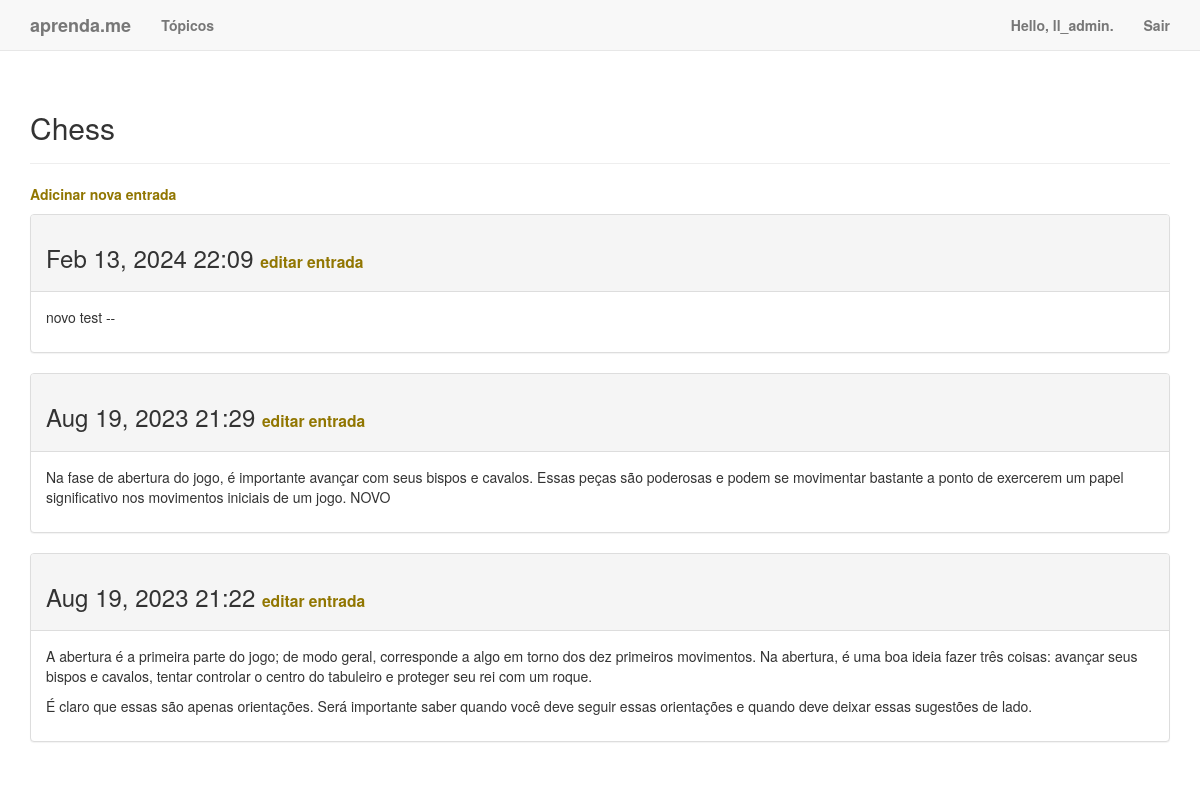
The page /topics/1/ (signed in) on the database its author committed.
### learning_logs/models.py (models this page shows, shortened)
class Topic(models.Model):
    text = models.CharField(max_length=200)
    date_added = models.DateTimeField(auto_now_add=True)
    owner = models.ForeignKey(User, on_delete=models.CASCADE)
    def __str__(self):
        return self.text

class Entry(models.Model):
    topic = models.ForeignKey(Topic, on_delete=models.CASCADE)
    text = models.TextField()
    date_added = models.DateTimeField(auto_now_add=True)
    class Meta:
        verbose_name_plural = 'entries'

### learning_logs/views.py (the view)
# urls.py: path('topics/<int:topic_id>/', views.topic, name='topic'),
@login_required
def topic(request, topic_id):
    check_topic_owner(request, topic_id) #refatoração
    topic = Topic.objects.get(id=topic_id)
    entries = topic.entry_set.order_by('-date_added')
    context = {'topic': topic, 'entries': entries}
    return render(request, 'learning_logs/topic.html', context)

### learning_logs/views.py (called while the page is built)
def check_topic_owner(request, topic_id): # função de refatoração
    topic = get_object_or_404(Topic, id=topic_id)
    if topic.owner != request.user:
        raise Http404

### learning_logs/templates/learning_logs/topic.html
{% extends 'learning_logs/base.html' %}
{% block header %}
    <h2>{{ topic }}</h2>
{% endblock header %}
{% block content %}
    <p>
        <a href="{% url 'learning_logs:new_entry' topic.id %}">Adicinar nova entrada</a>
    </p>
    {% for entry in entries %}
    <div class="panel panel-default">
        <div class="panel-heading">
            <h3>
                {{ entry.date_added|date:'M d, Y H:i' }}
                <small>
                    <a href="{% url 'learning_logs:edit_entry' entry.id %}">
                        editar entrada</a>
                </small>
            </h3>
        </div>
        <div class="panel-body">
            {{ entry.text|linebreaks }}
        </div>
    </div>
    {% empty %}
        Ainda não há entradas para este tópico.
    {% endfor %}
{% endblock content %}

### learning_logs/templates/learning_logs/base.html (shortened to what this page needs)
{% load bootstrap3 %}
<!DOCTYPE html>
<html lag="en">
    <head>
        {% bootstrap_css %}
    </head>
    <body>
        <nav class="navbar navbar-default navbar-static-top">
            <div class="container">
                <div class="navbar-header">
                <a class="navbar-brand" href="{% url 'learning_logs:index' %}">
                    aprenda.me</a>
                </div>
                <div id="navbar" class="navbar-collapse collapse">
                    <ul class="nav navbar-nav">
                        <li><a href="{% url 'learning_logs:topics' %}">Tópicos</a></li>
                    </ul>
                    <ul class="nav navbar-nav navbar-right">
                        {% if user.is_authenticated %}
                            <li><a>Hello, {{ user.username }}.</a></li>
                            <li><a href="{% url 'users:logout' %}">Sair</a></li>
                        {% else %}
                            <li><a href="{% url 'users:register' %}">Registro</a></li>
                            <li><a href="{% url 'users:login' %}">Conecte-se</a></li>
                        {% endif %}
                    </ul>
                </div>
            </div>
        </nav>
        <div class="container">
            <div class="page-header">
                {% block header %}{% endblock header %}
            </div>
            <div>
                {% block content %}{% endblock content %}
            </div>
        </div>
    </body>
</html>

### learning_logs/templates/learning_logs/base.html (style rules this page uses)
body { background-image: url('https://solis.com/media/wysiwyg/blog/cup-fresh-made-coffee-served-cup_1_1_72.jpg'); background-size: cover; background-repeat: no-repeat; }
a { color: #917601; font-weight: bold; }

### rows shown on the page
Topic: text "Chess"
Entry: date_added "Feb 13, 2024 22:09", text "novo test --"
Entry: date_added "Aug 19, 2023 21:29", text "Na fase de abertura do jogo, é importante avançar com seus bispos e cavalos. Essas peças são poderosas e podem se movimentar bastante a ponto de exercerem um papel significativo nos movimentos iniciais de um jogo. NOVO"
Entry: date_added "Aug 19, 2023 21:22", text "A abertura é a primeira parte do jogo; de modo geral, corresponde a algo em torno dos dez primeiros movimentos. Na abertura, é uma boa ideia fazer três coisas: avançar seus bispos e cavalos, tentar controlar o centro do tabuleiro e proteger seu rei com um roque. É claro que essas são apenas orientações. Será importante saber quando você deve seguir essas orientações e quando deve deixar essas sugestões de lado."

### other values the page prints
{{ user.username }} "ll_admin"
